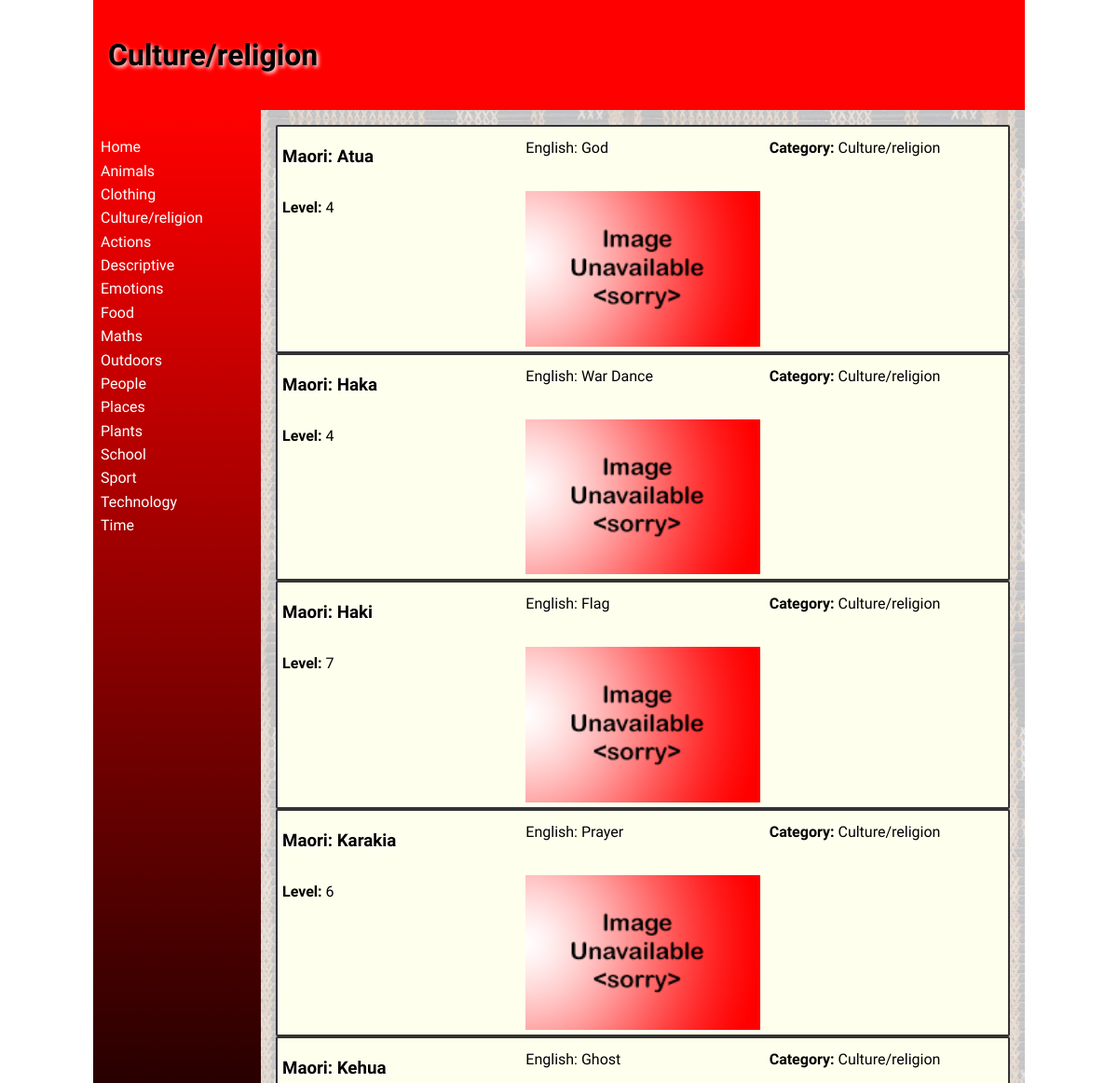
/categorypage?category=3 (upper part), run on an earlier commit of the app's database.
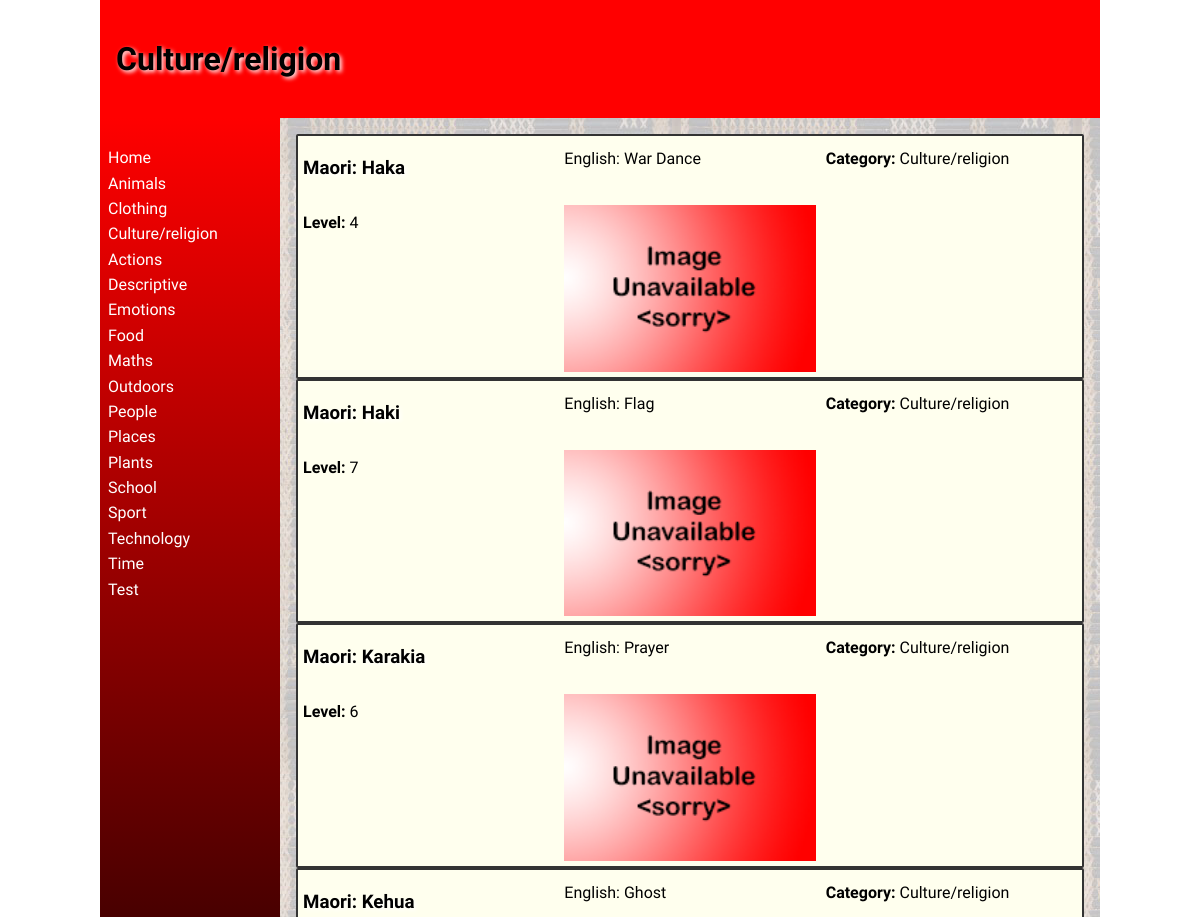
And on a later commit of the database.
### tables this page shows
CREATE TABLE "category"
(
	categoryid INTEGER
		constraint category_pk
			primary key autoincrement,
	category varchar(30)
);

CREATE TABLE "dictionary_values"
(
	id INTEGER
		constraint dictionary_values_pk
			primary key autoincrement,
	maori varchar(60),
	english varchar(100),
	category INTEGER,
	definition varchar(500),
	level INTEGER,
	picture varchar(15),
	userid INTEGER,
	date_modified char(8)
);

### app.py (the view)
@app.route('/categorypage') # Cateogory Page
def render_categorypage():
    categoryid = request.args.get("category") #Gets the categroy from the URL argument in the link.
    con = create_connection("maori_dictionary.db") # Gets all the words in that category and puts them into "words".
    query = "SELECT id, maori, english, category, definition, level, picture FROM dictionary_values WHERE category=?"
    cur = con.cursor()
    cur.execute(query, (categoryid,))
    words = cur.fetchall()
    print(words)
    con.close()
    con = create_connection("maori_dictionary.db") # Gets category data for this category and sends it to the HTML.
    query = "SELECT categoryid, category  FROM category WHERE categoryid=?"
    cur = con.cursor()
    cur.execute(query, (categoryid,))
    categoryname = cur.fetchall()[0]
    con.close()
    return return_page('categorypage.html', words=words, category=categoryname, logged_in=is_logged_in()) # Renders the category page and sends info to HTML.

### app.py (called while the page is built)
def create_connection(db_file): # This function is used to make a connection with the database.
    try:                        #It is used when ever I do a query.
        connection = sqlite3.connect(db_file)
        return connection
    except Error as e:
        print(e)

def return_page(page, **extras): # This function does the rendering of the webpages. It allows me to pass through all of the cateogory information to all the pages.
    con = create_connection("maori_dictionary.db") # Makes connection and executes query to get category information.
    query = "SELECT categoryid, category  FROM category"
    cur = con.cursor()
    cur.execute(query)
    categorylist = dict(cur.fetchall())
    print(categorylist)
    con.close
    return render_template(page, categories=categorylist, **extras) # Renders all the webpages and sends category information.

def is_logged_in(): # Checks if and user is logged in.
    if session.get("email") is None:
        print("not logged in")
        return False
    else:
        print("logged in")
        return True

### templates/categorypage.html (shortened to what this page needs)
{% extends 'base.html' %}
{% block heading %}
    <p align="centre">{{ category[1]|title }}</p>
{% endblock %}
{% block main %}
    {% if words|length == 0 %}
        <p>
            There is no words in this category. Please add some using the addword button on the home page.
        </p>
    {% else %}
        {% for word in words %}
             <div class="word-box" onclick="window.location = '/wordpage?word={{ word[0] }}&category={{ categoryname }}'">
                <h3>Maori: {{ word[1]|title }}</h3>
                <p>English: {{ word[2]|title }}</p>
                <p><strong>Category: </strong>{{ category[1]|title }}</p>
                <p><strong>Level: </strong>{{ word[5] }}</p>
                <img src="static/images/{{ word[6] }}.png">
            </div>
        {% endfor %}
    {% endif %}
{% endblock %}

### templates/base.html (shortened to what this page needs)
<!doctype html>
<html lang="en">
<head>
	<link href="{{ url_for('static', filename='css/style.css') }}" rel="stylesheet">
</head>
<body>
	<div id="container">
		<header>
			<h1>{% block heading %}{% endblock %}</h1>
		</header>
		<nav>
			<ul>
                <li><a href="\">Home</a></li>
                {% for id, category in categories.items() %}
                    <li><a href="/categorypage?category={{ id }}">{{ category|title }}</a></li>
                {% endfor %}
			</ul>
		</nav>
		<main>
            {% block main%}{% endblock %}
        </main>
	</div>
</body>
</html>

### static/css/style.css (style rules this page uses)
* { font-family: Comfortaa, sans-serif; margin: 0; padding: 0; box-sizing: border-box; }
#container { display: grid; grid-template-columns: 75px auto; grid-template-areas: 'nav header' 'main main' 'footer footer'; }
header { grid-area: header; background-color: #f00; padding: 1rem; }
nav { grid-area: nav; }
main { grid-area: main; padding: 1rem; background-color: #edd; }
h1, h2, h3, h4 { padding: 1rem 0; font-family: 'Suez One', serif; color: #000; text-shadow: 2px 2px 4px #fff; }
p { padding: 0.5rem 0; }
a { color: #222; }
img { width: 100%; }
@media only screen and (min-width: 768px) { #container { grid-template-columns: 180px auto; grid-template-areas: 'header header' 'nav main' 'footer footer'; } }
@media only screen and (min-width: 768px) { nav { background: linear-gradient(180deg, rgba(255,0,0,1) 0%, rgba(0, 0, 0, 1) 50%, rgba(255,0,0,1) 100%); padding: 0.5rem; } }
@media only screen and (min-width: 768px) { nav ul { list-style: none; } }
@media only screen and (min-width: 768px) { nav li { padding: 0.2rem 0; } }
@media only screen and (min-width: 768px) { nav a { color: #fff; text-decoration: none; } }
@media only screen and (min-width: 768px) { main { background-image: url('/poutama.png'); } }
@media only screen and (min-width: 1000px) { #container { width: 1000px; margin: auto; } }
@media only screen and (min-width: 1000px) { .word-box { background-color: #ffe; padding:5px; border: 2px solid #333; border-radius: 2px; display: grid; grid-template-columns: 1fr 1fr 1fr; grid-column-gap: 10px; grid-row-gap: 10px; } }

What changed in the data, as far as the page shows it:
no longer on this page (row edited): dictionary_values: maori "Atua", english "God", {{ category[1]|title }} "Culture/religion", level "4", picture (placeholder picture)
added category: category "Test"
